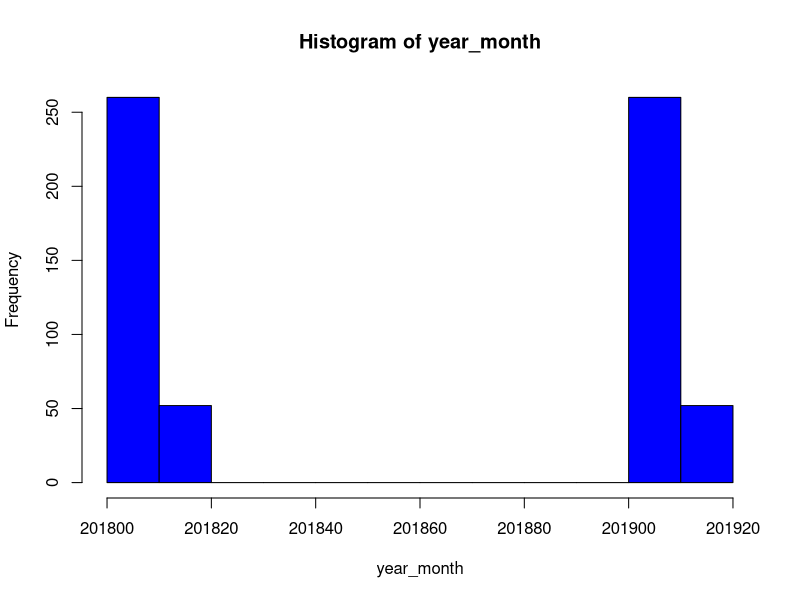
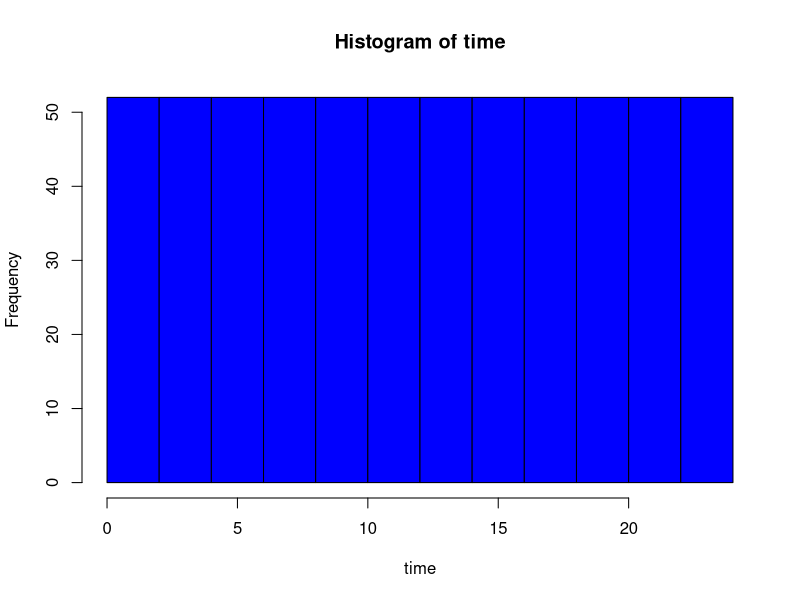
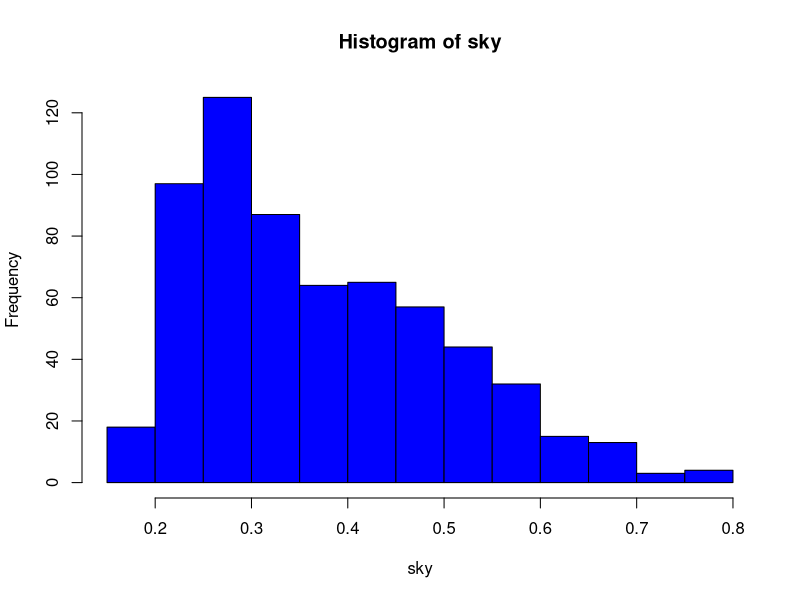
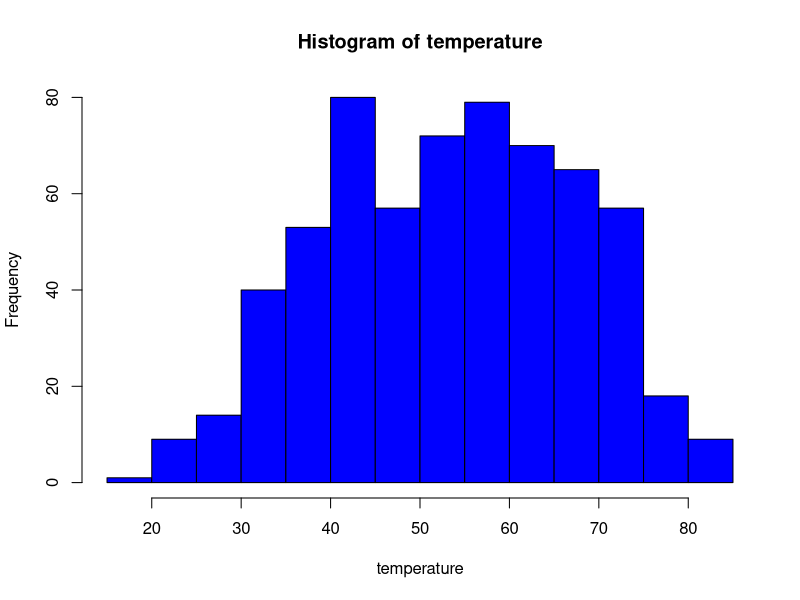
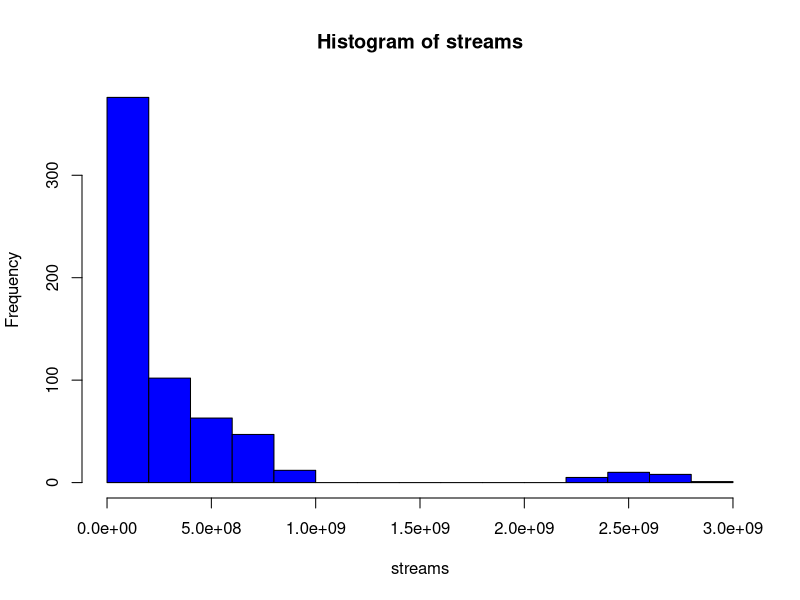
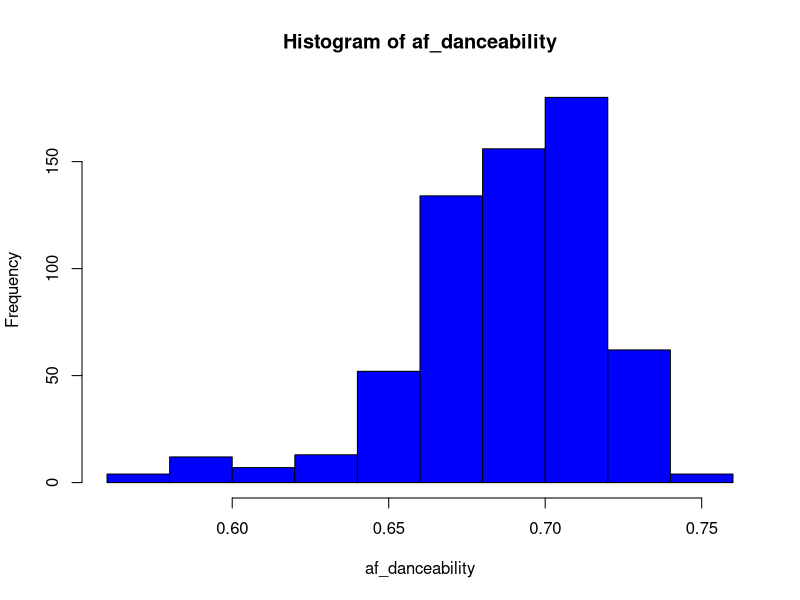
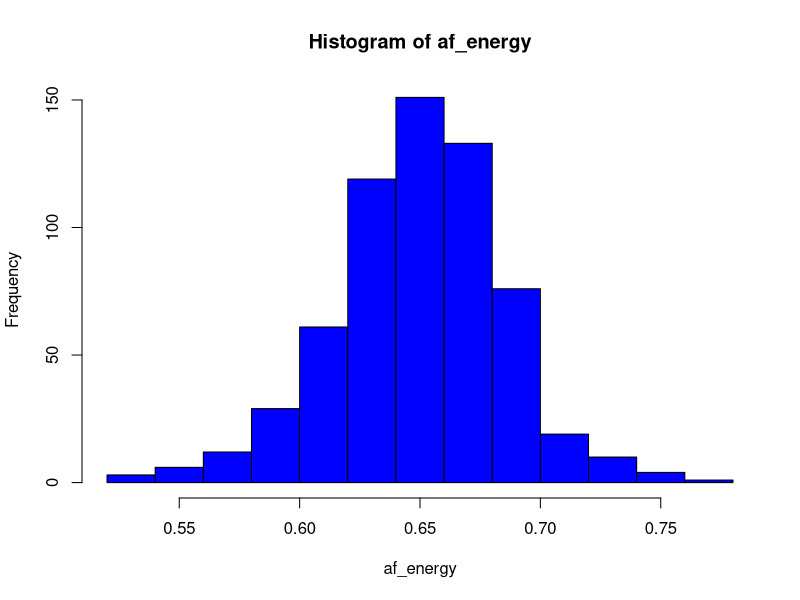
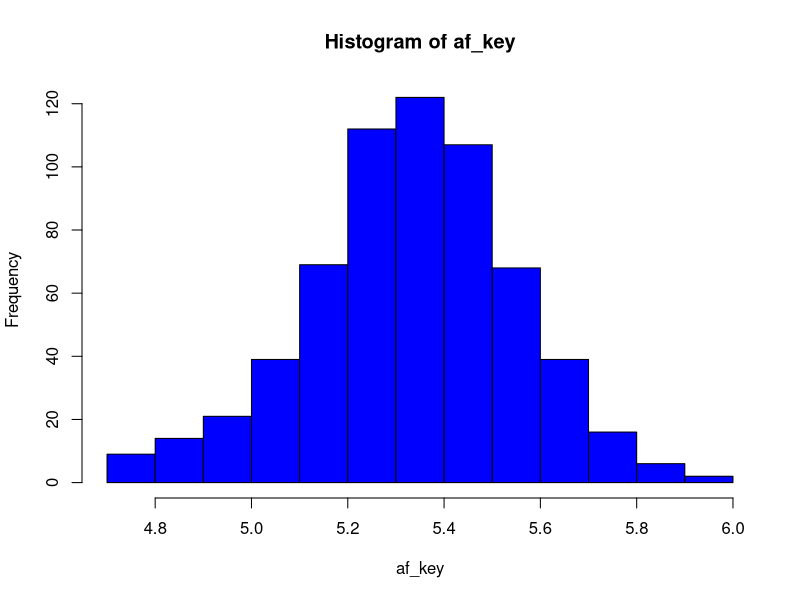

Generate these figures, in order, with R:
# Libraries
library(dplyr)
library(ggplot2)

# Read the data
data <- read.csv(file = "preprocessed_data.csv")
data <- data %>% select(-X)

# Check the structure
str(data)

# Exploratory Data Analysis

# Summary statistics
data %>%
  select(-c(year_month, time)) %>%
  group_by(country) %>%
  summarize(mean_sky = mean(sky), 
            mean_temperature = mean(temperature),
            sum_streams = sum(streams)) %>%
  arrange(desc(sum_streams))

# Check the distribution of variables

# Write a function "plot_histogram" to plot the distribution of every numeric variable

plot_histograms <- function(data) {
  
  numeric_cols <- sapply(data, is.numeric)
  data_numeric <- data[, numeric_cols]
  for (col in colnames(data_numeric)) {
    hist(data_numeric[[col]], main = paste("Histogram of", col), xlab = col, ylab = "Frequency", col = "blue", border = "black")
  }
}


plot_histograms(data)

